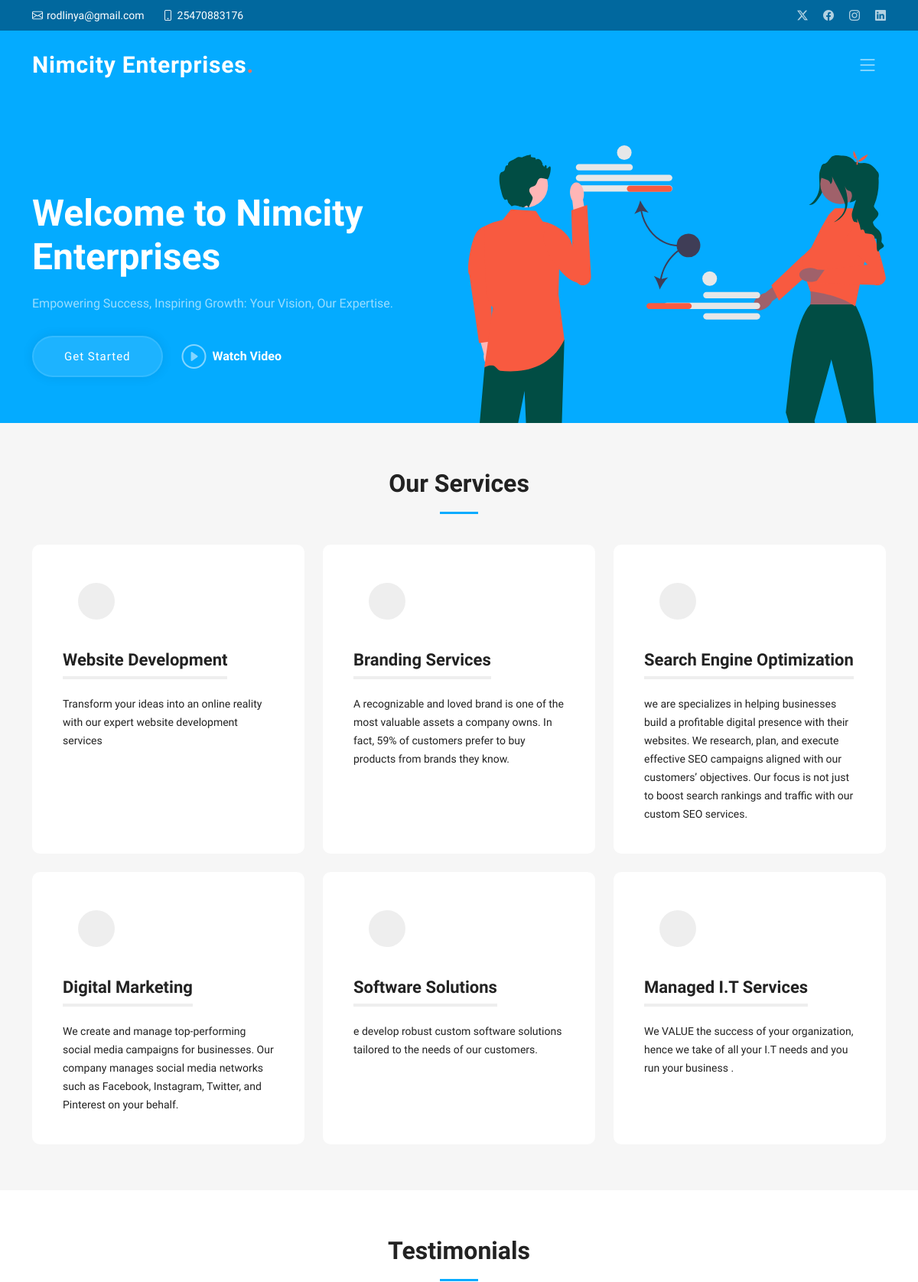
/ (upper part), run on an earlier commit of the app's database.
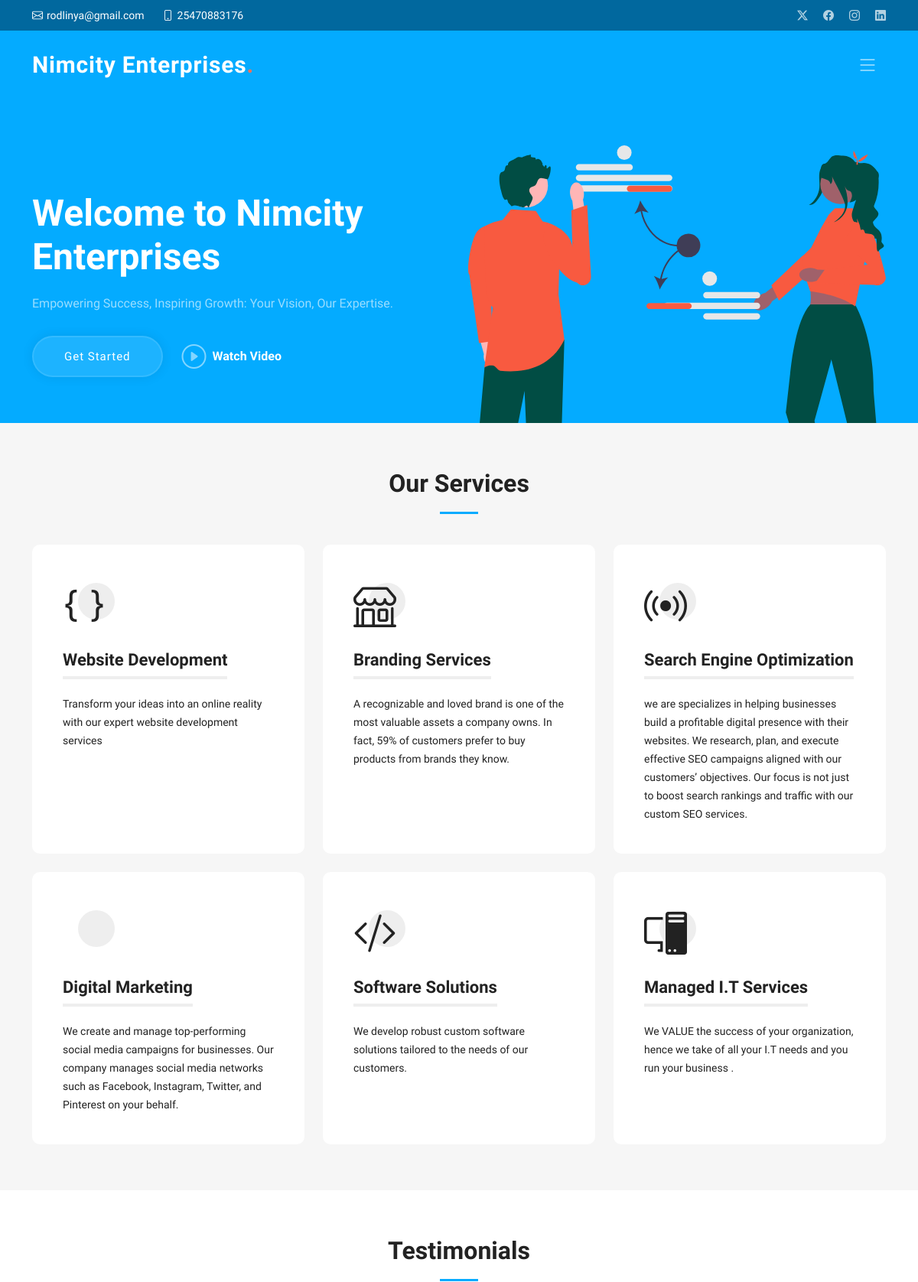
And on a later commit of the database.
### app/models.py (models this page shows, shortened)
class GeneralInfo(models.Model):
    company_name = models.CharField(max_length=100 , default='Nimcity Enterprises')
    location = models.CharField(max_length=100)
    email = models.EmailField()
    phone = models.CharField(max_length=15)
    video_url = models.URLField(blank=True,null=True)
    facebook = models.URLField(blank=True,null=True)
    twitter = models.URLField(blank=True,null=True)
    linkedin = models.URLField(blank=True,null=True)
    instagram = models.URLField(blank=True,null=True)

class Service(models.Model):
    icon=models.CharField(max_length=50, blank=True, null=True)
    title = models.CharField(max_length=50,unique=True)
    description= models.TextField()

### app/views.py (the view)
# urls.py: path("", index,name="home"),
def index(request):
     general_info = GeneralInfo.objects.first()
     services=Service.objects.all()
     testimonials=Testimonial.objects.all()
     faqs=FAQs.objects.all()
     context={
          "company_name":general_info.company_name,
          "location":general_info.location,
          "email":general_info.email,
          "phone":general_info.phone,
          "video_url":general_info.video_url,
          "facebook":general_info.facebook,
          "twitter":general_info.twitter,
          "linkedin":general_info.linkedin,
          "instagram":general_info.instagram,
           "services":services,
           "testimonials":testimonials,
           "faqs":faqs,
     }
     return render(request, "index.html", context)

### templates/index.html
 {% extends "assets/main.html" %}
{% block mainContent %}
    <section id="services" class="services sections-bg">
      <div class="container" data-aos="fade-up">
        <div class="section-header">
          <h2>Our Services</h2>
        </div>
                <div class="row gy-4" data-aos="fade-up" data-aos-delay="100">
               {% for service in services %}
                  <div class="col-lg-4 col-md-6">
                    <div class="service-item  position-relative">
                      <div class="icon">
                        <i class="{{service.icon}}"></i>
                      </div>
                      <h3>{{service.title}}</h3>
                      <p>{{service.description}}</p>
                    </div>
                  </div>
                {% endfor %}
                </div>
      </div>
    </section>
{% endblock %}

### templates/assets/main.html (shortened to what this page needs)
{% load static %}
<!DOCTYPE html>
<html lang="en">
<head>
  <link href="{% static 'assets/vendor/bootstrap/css/bootstrap.min.css' %}" rel="stylesheet">
  <link href="{% static 'assets/vendor/bootstrap-icons/bootstrap-icons.css' %}" rel="stylesheet">
  <link href="{% static 'assets/vendor/aos/aos.css' %}" rel="stylesheet">
  <link href="{% static 'assets/vendor/glightbox/css/glightbox.min.css' %}" rel="stylesheet">
  <link href="{% static 'assets/vendor/swiper/swiper-bundle.min.css' %}" rel="stylesheet">
  <link href="{% static 'assets/css/main.css' %}" rel="stylesheet">
</head>
<body>
{% include 'assets/header.html' %}
  <section id="hero" class="hero">
    <div class="container position-relative">
      <div class="row gy-5" data-aos="fade-in">
        <div class="col-lg-6 order-2 order-lg-1 d-flex flex-column justify-content-center text-center text-lg-start">
          <h2>Welcome to <span>Nimcity Enterprises</span></h2>
          <p>Empowering Success, Inspiring Growth: Your Vision, Our Expertise.</p>
          <div class="d-flex justify-content-center justify-content-lg-start">
            <a href="#services" class="btn-get-started">Get Started</a>
            <a href="https://www.youtube.com/watch?v=LXb3EKWsInQ" class="glightbox btn-watch-video d-flex align-items-center"><i class="bi bi-play-circle"></i><span>Watch Video</span></a>
          </div>
        </div>
        <div class="col-lg-6 order-1 order-lg-2">
          <img src="{% static 'assets/img/hero-img.svg' %}" class="img-fluid" alt="" data-aos="zoom-out" data-aos-delay="100">
        </div>
      </div>
    </div>
  </section>
  <main id="main">
    {% block mainContent %}
    {% endblock %}
    <section id="testimonials" class="testimonials">
      <div class="container" data-aos="fade-up">
        <div class="section-header">
          <h2>Testimonials</h2>
        </div>
      </div>
    </section>
  </main>
</body>
</html>

### templates/assets/header.html (shortened to what this page needs)
{% load static %}
  <section id="topbar" class="topbar d-flex align-items-center">
    <div class="container d-flex justify-content-center justify-content-md-between">
      <div class="contact-info d-flex align-items-center">
        <i class="bi bi-envelope d-flex align-items-center"><a href="mailto:{{email}}">{{email}}</a></i>
        <i class="bi bi-phone d-flex align-items-center ms-4"><span>{{phone}}</span></i>
      </div>
      <div class="social-links d-none d-md-flex align-items-center">
        <a href="{{twitter}}" class="twitter"><i class="bi bi-twitter-x"></i></a>
        <a href="{{facebook}}" class="facebook"><i class="bi bi-facebook"></i></a>
        <a href="{{instagram}}" class="instagram"><i class="bi bi-instagram"></i></a>
        <a href="{{linkedin}}" class="linkedin"><i class="bi bi-linkedin"></i></i></a>
      </div>
    </div>
  </section>
  <header id="header" class="header d-flex align-items-center">
    <div class="container-fluid container-xl d-flex align-items-center justify-content-between">
      <a href="index.html" class="logo d-flex align-items-center">
        <h1>{{company_name}}<span>.</span></h1>
      </a>
      <i class="mobile-nav-toggle mobile-nav-show bi bi-list"></i>
    </div>
  </header>

### static/assets/css/main.css (style rules this page uses)
:root { --font-default: "Open Sans", system-ui, -apple-system, "Segoe UI", Roboto, "Helvetica Neue", Arial, "Noto Sans", "Liberation Sans", sans-serif, "Apple Color Emoji", "Segoe UI Emoji", "Segoe UI Symbol", "Noto Color Emoji"; --font-primary: "Montserrat", sans-serif; --font-secondary: "Poppins", sans-serif; }
:root { --color-default: #222222; --color-primary: #04abff; --color-secondary: #f85a40; }
:root { scroll-behavior: smooth; }
body { font-family: var(--font-default); color: var(--color-default); }
a { color: var(--color-primary); text-decoration: none; }
h1, h2, h3, h4, h5, h6 { font-family: var(--font-primary); }
section { padding: 60px 0; overflow: hidden; }
.sections-bg { background-color: #f6f6f6; }
.section-header { text-align: center; padding-bottom: 20px; }
.section-header h2 { font-size: 32px; font-weight: 600; margin-bottom: 20px; padding-bottom: 20px; position: relative; }
.section-header h2:after { content: ""; position: absolute; display: block; width: 50px; height: 3px; background: var(--color-primary); left: 0; right: 0; bottom: 0; margin: auto; }
.topbar { background: #01689e; height: 40px; font-size: 14px; transition: all 0.5s; color: #fff; padding: 0; }
.topbar .contact-info i { font-style: normal; color: #fff; line-height: 0; }
.topbar .contact-info i a, .topbar .contact-info i span { padding-left: 5px; color: #fff; }
.topbar .contact-info i a { line-height: 0; transition: 0.3s; }
.topbar .social-links a { color: rgba(255, 255, 255, 0.7); line-height: 0; transition: 0.3s; margin-left: 20px; }
.header { transition: all 0.5s; z-index: 997; height: 90px; background-color: var(--color-primary); }
.header .logo h1 { font-size: 30px; margin: 0; font-weight: 600; letter-spacing: 0.8px; color: #fff; font-family: var(--font-primary); }
.header .logo h1 span { color: #f96f59; }
section { scroll-margin-top: 70px; }
@media (max-width: 1279px) { .mobile-nav-show { color: rgba(255, 255, 255, 0.6); font-size: 28px; cursor: pointer; line-height: 0; transition: 0.5s; z-index: 9999; margin-right: 10px; } }
.services { padding: 60px 0; }
.services .service-item { padding: 40px; background: #fff; height: 100%; border-radius: 10px; }
.services .service-item .icon { width: 48px; height: 48px; position: relative; margin-bottom: 50px; }
.services .service-item .icon i { color: var(--color-default); font-size: 56px; transition: ease-in-out 0.3s; z-index: 2; position: relative; }
.services .service-item .icon:before { position: absolute; content: ""; height: 100%; width: 100%; background: #eeeeee; border-radius: 50px; z-index: 1; top: 10px; right: -20px; transition: 0.3s; }
.services .service-item h3 { color: var(--color-default); font-weight: 700; margin: 0 0 20px 0; padding-bottom: 8px; font-size: 22px; position: relative; display: inline-block; border-bottom: 4px solid #eeeeee; transition: 0.3s; }
.services .service-item p { line-height: 24px; font-size: 14px; margin-bottom: 0; }
.hero { width: 100%; position: relative; background: var(--color-primary); padding: 60px 0 0 0; }
.hero h2 { font-size: 48px; font-weight: 700; margin-bottom: 20px; color: #fff; }
.hero p { color: rgba(255, 255, 255, 0.6); font-weight: 400; margin-bottom: 30px; }
.hero .btn-get-started { font-family: var(--font-primary); font-weight: 500; font-size: 15px; letter-spacing: 1px; display: inline-block; padding: 14px 40px; border-radius: 50px; transition: 0.3s; color: #fff; background: rgba(255, 255, 255, 0.1); box-shadow: 0 0 15px rgba(0, 0, 0, 0.08); border: 2px solid rgba(255, 255, 255, 0.1); }
.hero .btn-watch-video { font-size: 16px; transition: 0.5s; margin-left: 25px; color: #fff; font-weight: 600; }
.hero .btn-watch-video i { color: rgba(255, 255, 255, 0.5); font-size: 32px; transition: 0.3s; line-height: 0; margin-right: 8px; }

What changed in the data, as far as the page shows it:
changed Service "Website Development": icon empty → "bi bi-braces" (drawn)
changed Service "Branding Services": icon empty → "bi bi-shop" (drawn)
changed Service "Search Engine Optimization": icon empty → "bi bi-broadcast" (drawn)
changed Service "Software Solutions": icon empty → "bi bi-code-slash" (drawn); description "e develop robust custom software solutions tailored to the needs of our customers." → "We develop robust custom software solutions tailored to the needs of our customers."
changed Service "Managed I.T Services": icon empty → "bi bi-pc-display" (drawn)
